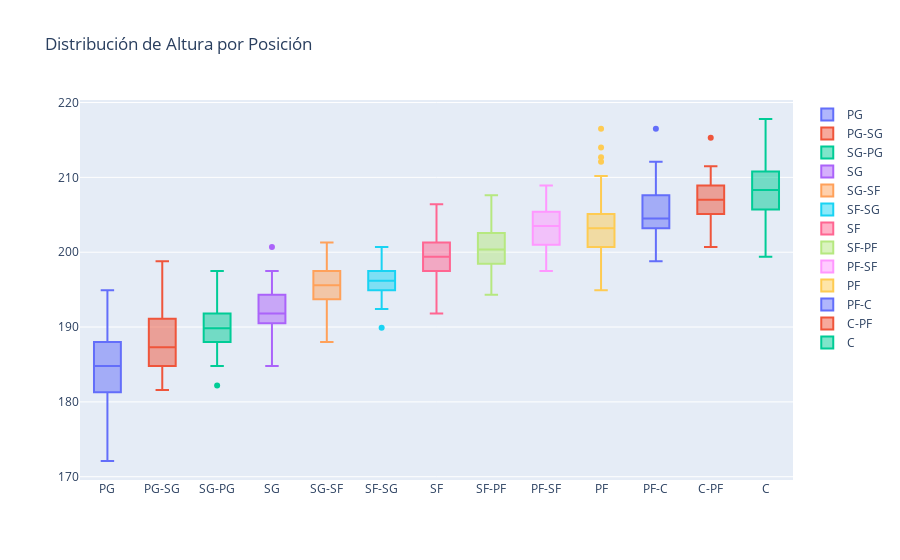

The code cell stored with this chart in its notebook:
### Code cell
# Mapa de Calor
corr_matrix = df[['height', "position", 'weight', 'wingspan', 'reach_standing', "body_fat_pct"]].corr()
sns.heatmap(corr_matrix, annot=True, cmap='coolwarm')
plt.title('Mapa de Calor de Correlaciones')
plt.show()


# Gráfico de Caja
fig_box = go.Figure()
positions = ['PG', "PG-SG", "SG-PG", 'SG', "SG-SF", "SF-SG", 'SF', "SF-PF", "PF-SF", 'PF', "PF-C", "C-PF", 'C']
for position in positions:
    fig_box.add_trace(go.Box(y=df[df['position'] == position]['height'], name=position))
fig_box.update_layout(title='Distribución de Altura por Posición')
fig_box
